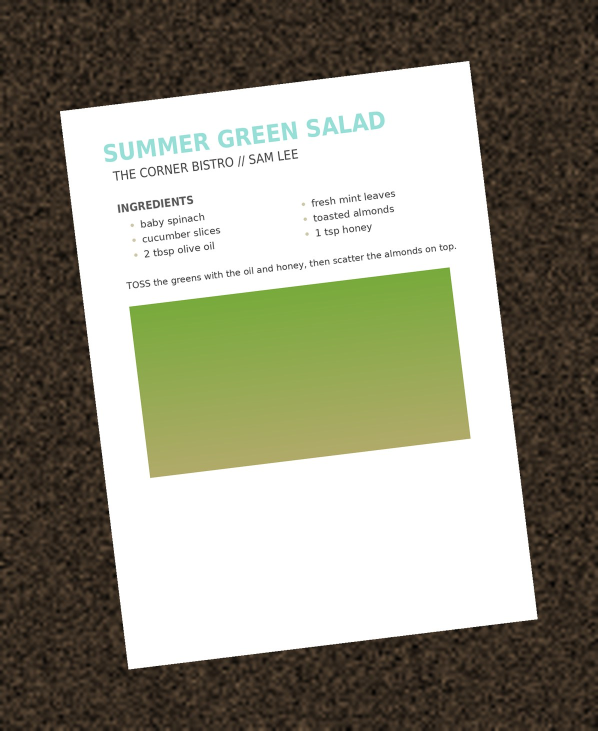
#> input picture backend/tests/corpus/p011-en-page-on-a-table/input-1.jpg, 1196 x 1461 px (shown at 1/2 size); its folder holds only this picture in this run
$ python -i image_ingest.py   (imports and definitions only)
#> lines starting #> are read from the running program, lines starting #| are printed output that depends on the picture; after the words box and inside, x2 and y2 are one past the last pixel; in counts of white or black regions, pixels touching at a corner belong together
### backend/app/ingestion/deskew.py
import cv2
import numpy as np

# A detected angle beyond this is more likely a misdetection (e.g. picking
# up a photo/logo within the page rather than the page's actual rotation)
# than real skew worth correcting -- applying it would do more harm than
# good. Real-world photo/scan skew is usually mild.
MAX_DESKEW_ANGLE = 15.0
MIN_CONTENT_POINTS = 50  # below this, there isn't enough "ink" to trust an angle estimate


def _skew_angle(rect) -> float:
    """Skew in degrees, in the sign getRotationMatrix2D expects, from the
    rectangle's corner points rather than from rect[2].

    minAreaRect's angle field changed convention in OpenCV 4.5.1 (from
    [-90, 0) to (0, 90]) and the sign it implies flipped with it. Code
    calibrated against one version rotates the wrong way on the other --
    an external review running a different OpenCV saw exactly that, on the
    negative-angle tests only. The corner points mean the same thing in
    every version, so the angle is measured from them: of the rectangle's
    edges, take the one closest to horizontal and measure its slope.
    """
    pts = cv2.boxPoints(rect)
    best = None
    for i in range(4):
        (x1, y1), (x2, y2) = pts[i], pts[(i + 1) % 4]
        if x2 < x1:
            x1, y1, x2, y2 = x2, y2, x1, y1
        dx, dy = x2 - x1, y2 - y1
        if dx == 0 and dy == 0:
            continue
        a = float(np.degrees(np.arctan2(dy, dx)))   # image coords: y grows downward
        if -45 < a <= 45 and (best is None or abs(a) < abs(best)):
            best = a
    return best if best is not None else 0.0


def darkest_channel(image) -> np.ndarray:
    """A grayscale array for OCR: each pixel's darkest colour channel, except
    inside photos, which keep the usual gray mix.

    The gray mix turned light coloured text white: a cookbook's teal titles
    (gray about 206) went above the threshold and were never read (Claude
    review of 0165: 0 titles of 9). The darkest channel reads them, but it
    also darkens a photo (a yellow mango's blue channel is near 0), and a
    dark photo broke Tesseract's layout of the whole page: columns and
    lines cut into pieces. Photos are the large dense areas that aren't
    page background; text, even a big title, is thin and sparse. Nearly
    gray pixels (black and gray text, pale beige bullets) keep the gray mix
    too: only clearly coloured ones get their darkest channel. Takes a BGR or RGB array, or a PIL
    image."""
    arr = np.asarray(image.convert("RGB")) if hasattr(image, "convert") else np.asarray(image)
    if arr.ndim == 2:
        return arr
    arr = arr[:, :, :3]
    darkest = arr.min(axis=2)
    # The photo mask first: its labels array (4 bytes a pixel) is the
    # largest temporary here, and ran while the gray and spread arrays
    # were also held. The spread is uint8 (never negative: max >= min)
    # rather than int16, 2 bytes a pixel for each of three copies.
    photo = _photo_mask(darkest)
    gray = cv2.cvtColor(np.ascontiguousarray(arr), cv2.COLOR_RGB2GRAY)  # the channel order barely matters here
    coloured = cv2.subtract(arr.max(axis=2), darkest) >= COLOUR_SPREAD
    return np.where(coloured & ~photo, darkest, gray)


# Channels this far apart are a colour (the teal titles: about 70); a
# nearly gray pixel keeps the gray mix. The cookbook's pale beige list dots
# (spread about 34) were darkened too, became a column of their own, and
# cut the step paragraphs mid-word (Claude review of 0167).
COLOUR_SPREAD = 50


PHOTO_MIN_AREA = 0.02       # of the image
PHOTO_MIN_SIDE = 0.08       # of the image's height and width
PHOTO_MIN_FILL = 0.6        # of its rectangle that isn't background


def _photo_mask(darkest: np.ndarray) -> np.ndarray:
    h, w = darkest.shape
    ink = (darkest < 235).astype(np.uint8)
    ink = cv2.dilate(ink, np.ones((3, 3), np.uint8))
    n, labels, stats, _ = cv2.connectedComponentsWithStats(ink, connectivity=8)
    mask = np.zeros((h, w), bool)
    for i in range(1, n):
        x, y, bw, bh, area = stats[i]
        if (area >= PHOTO_MIN_AREA * w * h and bh >= PHOTO_MIN_SIDE * h and bw >= PHOTO_MIN_SIDE * w
                and area >= PHOTO_MIN_FILL * bw * bh):
            mask[y:y + bh, x:x + bw] = True
    return mask


# A page photographed on a table: Otsu's threshold took the table as ink,
# so the angle came from the table (0 degrees) and the dark edges filled
# what Tesseract read (Claude review of 0165: 0-62% of the words at 6-10
# degrees). The page is the largest bright shape; it's straightened by its
# own edges and cropped to. Only when it's tilted: an upright bright card
# or photo in a screenshot (dark mode) is left alone, as is a page that
# fills the frame.
PAGE_MIN_AREA = 0.25        # of the image
PAGE_MAX_AREA = 0.97
PAGE_MIN_FILL = 0.9         # the shape's area over its rectangle's: a page, not a blob
PAGE_MIN_TILT = 0.5
PAGE_MAX_TILT = 30.0
PAGE_MIN_CONTRAST = 60      # the page's mean brightness over its surroundings'


def crop_to_page(gray: np.ndarray) -> np.ndarray:
    h, w = gray.shape
    blurred = cv2.GaussianBlur(gray, (5, 5), 0)
    _, bright = cv2.threshold(blurred, 0, 255, cv2.THRESH_BINARY + cv2.THRESH_OTSU)
    # Close the text inside the page so it doesn't cut the shape up.
    k = max(3, (min(h, w) // 60) | 1)
    bright = cv2.morphologyEx(bright, cv2.MORPH_CLOSE, cv2.getStructuringElement(cv2.MORPH_RECT, (k, k)))
    contours, _ = cv2.findContours(bright, cv2.RETR_EXTERNAL, cv2.CHAIN_APPROX_SIMPLE)
    if not contours:
        return gray
    page = max(contours, key=cv2.contourArea)
    area = cv2.contourArea(page)
    rect = cv2.minAreaRect(page)
    (cx, cy), (rw, rh), _ = rect
    if not (PAGE_MIN_AREA * w * h <= area <= PAGE_MAX_AREA * w * h) or area < PAGE_MIN_FILL * rw * rh:
        return gray
    angle = _skew_angle(rect)
    if not (PAGE_MIN_TILT <= abs(angle) <= PAGE_MAX_TILT):
        return gray
    mask = np.zeros_like(gray)
    cv2.drawContours(mask, [page], -1, 255, -1)
    inside, outside = gray[mask > 0], gray[mask == 0]
    if outside.size and float(inside.mean()) - float(outside.mean()) < PAGE_MIN_CONTRAST:
        return gray
    matrix = cv2.getRotationMatrix2D((cx, cy), angle, 1.0)
    turned = cv2.warpAffine(gray, matrix, (w, h), flags=cv2.INTER_CUBIC, borderMode=cv2.BORDER_REPLICATE)
    # The rectangle's sides after turning: the longer one runs the way the
    # page's horizontal edge does.
    pts = cv2.transform(np.array([cv2.boxPoints(rect)]), matrix)[0]
    x0, y0 = np.floor(pts.min(axis=0)).astype(int)
    x1, y1 = np.ceil(pts.max(axis=0)).astype(int)
    m = 3                                                   # just inside the edge
    x0, y0, x1, y1 = max(0, x0 + m), max(0, y0 + m), min(w, x1 - m), min(h, y1 - m)
    if x1 - x0 < w // 5 or y1 - y0 < h // 5:
        return gray
    return turned[y0:y1, x0:x1]


# The tilt is read from the text lines: turned to the right angle, a page
# of text gives rows of ink and rows of paper, so the row sums change most
# sharply. 0169 and earlier took the angle of the smallest rectangle around
# all the ink, which was about a degree off on full pages, said 12.4
# degrees for a straight page with the ingredients beside the method, and
# 0169's check on it (_really_tilted) then left short tilted pages crooked
# (review of 0169). This gave 0.0 on nine straight cookbook pages and was
# within 0.1 degree on 25 tilted ones, in about 0.2 s.
SKEW_SAMPLE_WIDTH = 700
MIN_DESKEW_ANGLE = 0.3


# [47 lines left out: functions _line_sharpness, estimate_skew, deskew_grayscale, not called in this run]


def auto_orient(pil_img):
    """Turn a page that's sideways or upside down the right way up for OCR.

    Returns (image, degrees_rotated_clockwise). deskew_grayscale only
    corrects small tilts; a photo of a page taken in landscape, or a
    recipe card photographed on its side, went to OCR at 90 degrees and
    came back as gibberish. Tesseract's orientation detector (the osd
    model, installed with tesseract-ocr) says which way is up.

    Below ORIENTATION_MIN_CONF the image is left alone: a wrong rotation
    is worse than none, and detection needs a fair amount of text.
    """
    import pytesseract
    from ..logging_setup import get_logger
    log = get_logger("ocr")
    try:
        from .ocr import run_timeout
        osd = pytesseract.image_to_osd(pil_img, output_type=pytesseract.Output.DICT, timeout=run_timeout())
    except Exception as e:  # "Too few characters", no osd model, etc.
        log.info("Orientation detection skipped: %s", str(e).strip().splitlines()[0] if str(e).strip() else e)
        return pil_img, 0
    rotate = int(osd.get("rotate", 0)) % 360
    conf = float(osd.get("orientation_conf", 0) or 0)
    if rotate == 0 or conf < ORIENTATION_MIN_CONF:
        if rotate:
            log.info("Orientation: detector says %d degrees but confidence %.1f is too low; not rotating", rotate, conf)
        return pil_img, 0
    log.info("Orientation: page was rotated; turning it %d degrees clockwise (confidence %.1f)", rotate, conf)
    # PIL rotates counter-clockwise; osd "rotate" is the clockwise correction.
    return pil_img.rotate(-rotate, expand=True, fillcolor=255 if pil_img.mode == "L" else None), rotate


# Measured on this project's 29 real screenshots and photos, each also turned
# 90/180/270 degrees (116 cases): the one wrong rotation came at confidence
# 5.9, so a higher threshold wouldn't have prevented it; 3 or 4 only left
# 8-16 more sideways or upside-down pages unfixed. Raise it only with
# examples of wrong rotations below the new value.
ORIENTATION_MIN_CONF = 1.5

### backend/app/ingestion/ocr.py
"""OCR of a page or photo with Tesseract: preparing the image, reading it
(its own layout first, whole lines when that misses), and putting
two-column lists back in order. Split out of pdf_ingest.py (0186)."""
import contextvars
import time

import numpy as np
import pytesseract
from PIL import Image

from .deskew import deskew_grayscale, auto_orient, darkest_channel
from .segment import rule_segment_raw_text
from ..logging_setup import get_logger

log = get_logger("pdf")

# Rendering budget for one scanned page. 300 dpi on a letter page is
# ~8.4 MP; an 8.5 x 200 inch page (the iOS full-page-screenshot maximum)
# was 153 MP and 1.25 GB before OCR even started, with up to three OCR jobs
# at once. Large pages get a lower dpi instead.
MAX_OCR_PIXELS = 35_000_000
OCR_DPI = 300


# [35 lines left out: functions _ocr_resolution, _preprocess_for_ocr, not called in this run]


_ocr_lang_cache = None

# Each tesseract run is stopped after this long (pytesseract kills the
# process and raises): a crafted image could otherwise hold one of the
# three heavy-job slots indefinitely, and three would stop every import
# and the email scan (Claude security audit of 0140). A full page takes
# a few seconds.
OCR_TIMEOUT_SECONDS = 120

# OCR time for one import, all its pages or photos together: a PDF's scanned
# pages, or the photos combined into one recipe (up to 10, each up to two
# Tesseract runs: 40 minutes at the per-run limit; GPT reviews of 0190 and
# 0204). Each run's limit is cut to what is left, so the import stops at
# this time, not after the page under way.
MAX_IMPORT_OCR_SECONDS = 10 * 60

_deadline: contextvars.ContextVar = contextvars.ContextVar("ocr_deadline", default=None)


class OcrTimeUp(Exception):
    """The import's OCR time (MAX_IMPORT_OCR_SECONDS) ran out."""

    def __init__(self):
        # A message for the logs that catch it broadly (deskew.auto_orient).
        super().__init__("the import's OCR time ran out")


class _Clock:
    """An import's OCR time. It starts at its first Tesseract run, not when
    set: photos wait to be saved and for an OCR slot first, and a busy
    server used up the clock before anything was read (review of 0206)."""

    def __init__(self, seconds: float):
        self.seconds = seconds
        self.ends = None

    def start(self):
        if self.ends is None:
            self.ends = time.monotonic() + self.seconds

    def left(self) -> float:
        self.start()
        return self.ends - time.monotonic()


# [10 lines left out: function start_deadline, not called in this run]


def end_deadline(token) -> None:
    _deadline.reset(token)


def run_timeout() -> float:
    """The time one Tesseract run may take: OCR_TIMEOUT_SECONDS, or what is
    left of the import's OCR time if less. Raises OcrTimeUp when none is."""
    clock = _deadline.get()
    if clock is None:
        return OCR_TIMEOUT_SECONDS
    left = clock.left()
    if left <= 0:
        raise OcrTimeUp()
    return min(OCR_TIMEOUT_SECONDS, left)


def _time_up() -> bool:
    clock = _deadline.get()
    return clock is not None and clock.left() <= 0


# [53 lines left out: functions ocr_lang, _ocr_image, ocr_text_and_confidence, not called in this run]


def _cut_step(step: str) -> bool:
    words = step.split()[:2]
    return len(words) == 2 and all(w[:1].islower() for w in words)


# [34 lines left out: functions _reading_score, _ocr_once, not called in this run]


# A gap this wide between two words on one line is a gutter between
# columns, not a space: several times the text's height, and a fair part of
# the page.
COLUMN_GAP_HEIGHTS = 4
COLUMN_GAP_PAGE = 0.05


# [84 lines left out: functions _lines_from_words, _column_order, not called in this run]

### backend/app/logging_setup.py
"""Application logging.

Before this module the app logged nothing: every failure in ingestion was
caught and turned into a one-line message, and the underlying exception was
discarded. That's fine for the person looking at the UI, and useless for
finding out why a particular page or email didn't work.

Everything goes to two places:
  * stdout, so `docker logs open-the-pantry` shows it;
  * <data dir>/logs/app.log, rotated at 1 MB, 3 old files kept -- survives
    the container being recreated, and can be read from the NAS directly.

Level: RECIPE_APP_LOG_LEVEL (default INFO). DEBUG adds the page-level detail
of URL ingestion (JSON-LD blocks found, etc.).

Never logged: passwords, the encryption key, email bodies, page HTML.
Subjects, part types/sizes, URLs and exception tracebacks are logged -- that
is the minimum needed to diagnose a failed ingest.
"""
import logging
import logging.handlers
import os
import re

LOGGER_NAME = "otp"


class OneLineFormatter(logging.Formatter):
    """A message's line breaks written as \\n: a name or subject from an
    email (an attachment's filename can hold a line break) could otherwise
    add a line that reads as a separate entry in Settings -> Logs, such as
    a fake "Settings password created" (Claude security audit of 0140).
    A traceback still follows on its own lines."""

    def formatMessage(self, record):
        record.message = record.message.replace("\r", "\\r").replace("\n", "\\n")
        return super().formatMessage(record)

    # [34 lines left out: functions formatException, setup_logging, not called in this run]


def get_logger(name: str) -> logging.Logger:
    """Child of the app logger, e.g. get_logger("email") -> "otp.email"."""
    return logging.getLogger(f"{LOGGER_NAME}.{name}")


log = get_logger("logging")
_reported_states: dict[str, object] = {}


# [17 lines left out: function once_per_file_state, not called in this run]


# ---------------------------------------------------------------------------
# Settings -> Logs: view, download, clear
# ---------------------------------------------------------------------------

_RECORD_START = re.compile(r"^\d{4}-\d\d-\d\d \d\d:\d\d:\d\d (\w+)\s")
_PROBLEM_LEVELS = {"WARNING", "ERROR", "CRITICAL"}


# [68 lines left out: functions _file_handler, log_files, read_records, clear_logs, not called in this run]

### backend/app/ingestion/image_ingest.py
import cv2
import numpy as np
from PIL import Image

from .ocr import MAX_OCR_PIXELS, ocr_text_and_confidence  # the same pixel budget and reading as a PDF page
from .segment import segment_raw_text
from .deskew import deskew_grayscale, auto_orient, darkest_channel, crop_to_page
from ..file_validation import IMAGE_FORMATS, JPEG_QUALITY
from ..logging_setup import get_logger

log = get_logger("ocr")


class ImageIngestResult:
    def __init__(self, raw_text: str, ocr_confidence):
        self.raw_text = raw_text
        self.ocr_confidence = ocr_confidence  # 0-100, or None


def _within_budget(img):
    """The image at the OCR pixel budget before anything works on it. The
    upload limit is 50 MP (file_validation) and the budget 35 MP, but the
    budget was applied last: the channel, photo-mask, page and tilt steps
    each made full-size copies first, 641 MiB at the peak for one 50 MP
    photo, with three imports allowed at once (GPT review of 0174). An
    image inside the budget is returned as it is."""
    h, w = img.shape[:2]
    if h * w <= MAX_OCR_PIXELS:
        return img
    scale = (MAX_OCR_PIXELS / (h * w)) ** 0.5
    return cv2.resize(img, (max(1, int(w * scale)), max(1, int(h * scale))), interpolation=cv2.INTER_AREA)


def _preprocess(image_path: str):
    """Darkest channel + the page cropped from a table + orientation +
    deskew + threshold + upscale via OpenCV, improves Tesseract accuracy on
    screenshots (rendered text, usually clean) and photographed pages alike
    (including ones photographed sideways or at a slight angle). Returns
    (image, degrees rotated clockwise)."""
    img = cv2.imread(image_path)
    if img is None:
        return Image.fromarray(darkest_channel(Image.open(image_path, formats=IMAGE_FORMATS))), 0

    img = _within_budget(img)
    gray = crop_to_page(darkest_channel(img))
    del img  # 3 bytes a pixel, not needed again; the rest works on `gray`
    oriented, rotated = auto_orient(Image.fromarray(gray))
    gray = deskew_grayscale(np.array(oriented))

    h, w = gray.shape
    # As in ocr._preprocess_for_ocr: cap the upscale (and any
    # already-oversized upload) at the same pixel budget, so an extreme
    # aspect ratio -- a 20 x 40000 px upload -- can't multiply out to
    # gigapixels before Tesseract ever sees it.
    scale = 1500 / w if w < 1500 else 1.0
    current_pixels = w * h
    if current_pixels * scale * scale > MAX_OCR_PIXELS:
        scale = (MAX_OCR_PIXELS / current_pixels) ** 0.5
    if scale != 1.0:
        new_w, new_h = max(1, int(w * scale)), max(1, int(h * scale))
        gray = cv2.resize(gray, (new_w, new_h), interpolation=cv2.INTER_LANCZOS4)

    # Otsu thresholding -- binarizes text vs. background, helps with low-contrast
    # screenshots (e.g. stylized recipe-card graphics with text over a photo).
    _, thresh = cv2.threshold(gray, 0, 255, cv2.THRESH_BINARY + cv2.THRESH_OTSU)

    return Image.fromarray(thresh), rotated


# [13 lines left out: function _rotate_stored_file, not called in this run]


def ingest_image(image_path: str) -> ImageIngestResult:
    processed, rotated = _preprocess(image_path)
#> in _preprocess, img is the input picture: shape (1461, 1196, 3); mean B, G, R 127.2, 143.6, 145.5
#> in darkest_channel, `darkest = arr.min(axis=2)`:
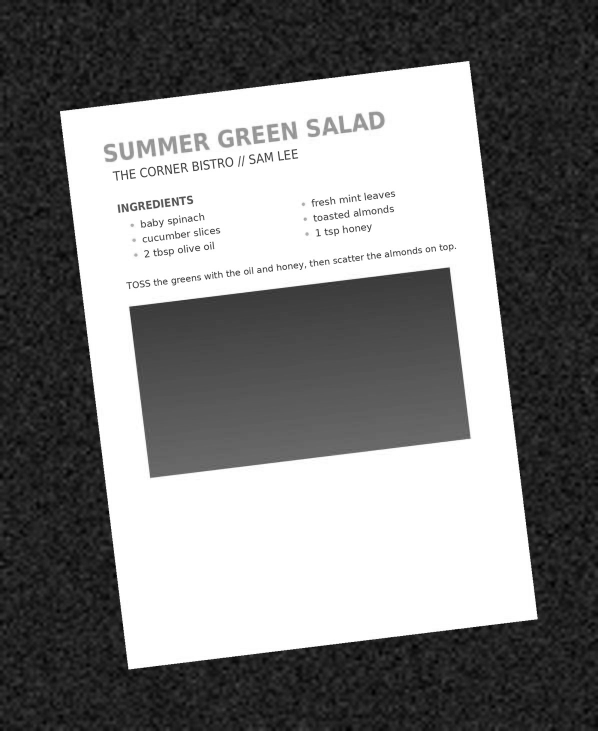
#> darkest: shape (1461, 1196) (shown at 1/2 size); min 0, max 255, mean 126.8
#> in _photo_mask, `ink = (darkest < 235).astype(np.uint8)`:
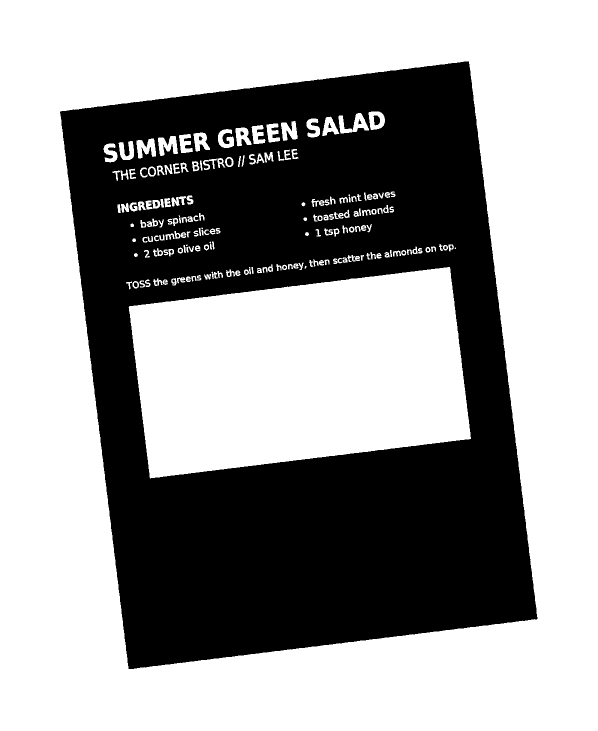
#> ink: shape (1461, 1196) (shown at 1/2 size); values 0 (black) and 1 (white), 61.3% white; 67 black regions (31 under 20 px), largest, box (x1, y1, x2, y2) and area: (120, 123, 1075, 1338) 674101, (747, 231, 760, 251) 198, (299, 336, 309, 350) 112
#> in _photo_mask, `ink = cv2.dilate(ink, np.ones((3, 3), np.uint8))`:
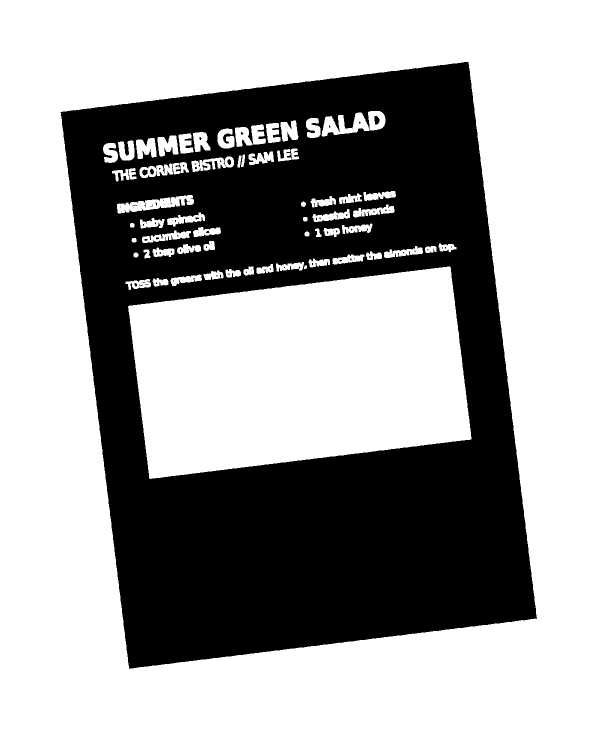
#> ink: shape (1461, 1196) (shown at 1/2 size); values 0 (black) and 1 (white), 62.6% white; 88 black regions (79 under 20 px), largest, box (x1, y1, x2, y2) and area: (121, 124, 1074, 1337) 653026, (749, 232, 759, 249) 137, (284, 339, 295, 351) 98
#> in _photo_mask, `n, labels, stats, _ = cv2.connectedComponentsWithStats(ink, connectivi..`:
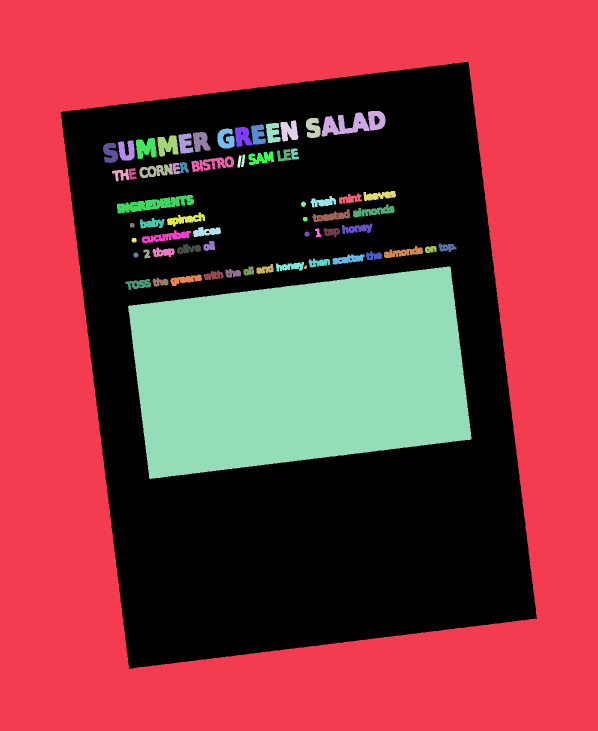
#> labels: shape (1461, 1196) int32 (shown at 1/2 size); 65 distinct labels, from 0 to 64; one colour per label, 0 black
#> in _photo_mask, `n, labels, stats, _ = cv2.connectedComponentsWithStats(ink, connectivi..`: n = 65; stats = 65 rows, first 6: [121, 124, 953, 1213, 653931], [0, 0, 1196, 1461, 825545], [643, 222, 128, 51, 3345], [612, 236, 29, 40, 854], [561, 241, 36, 42, 1071], [532, 246, 29, 40, 851]
#> the loop in _photo_mask, `for i in range(1, n):` made 64 passes
#> (x, y, bw, bh, area) on passes 1 to 8: (0, 0, 1196, 1461, 825545), (643, 222, 128, 51, 3345), (612, 236, 29, 40, 854), (561, 241, 36, 42, 1071), (532, 246, 29, 40, 851), (502, 249, 30, 40, 860), (470, 254, 35, 40, 964), (435, 257, 34, 40, 983)
#> (the rest of the program and of its run is left out)
